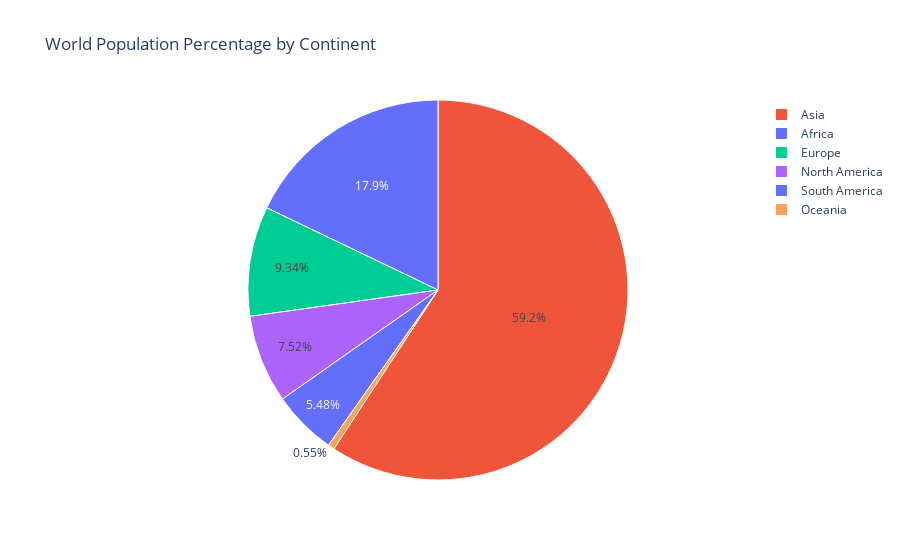

Notebook source saved alongside this figure:
### Code cell
# Update layout
fig.update_layout(
    title='World Population Percentage by Continent',
    template='plotly',
    paper_bgcolor='rgba(255,255,255,0)',  # Set the paper background color to transparent
    plot_bgcolor='rgba(255,255,255,0)'    # Set the plot background color to transparent
)

# Update pie chart colors
fig.update_traces(
    marker=dict(colors=custom_palette, line=dict(color='#FFFFFF', width=1))
)
# Show the plot
fig.show()

### Figure 1 — Plotly figure (JSON) as saved in the notebook; plotly's stock layout.template omitted (floating-point values rounded to 4 significant figures)
{"data": [{"labels": ["Africa", "Asia", "Europe", "North America", "Oceania", "South America"], "marker": {"colors": ["#636EFA", "#EF553B", "#00CC96", "#AB63FA", "#FFA15A"], "line": {"color": "#FFFFFF", "width": 1}}, "type": "pie", "values": [17.87, 59.19, 9.33, 7.51, 0.55, 5.48]}], "layout": {"paper_bgcolor": "rgba(255,255,255,0)", "plot_bgcolor": "rgba(255,255,255,0)", "title": {"text": "World Population Percentage by Continent"}}}
